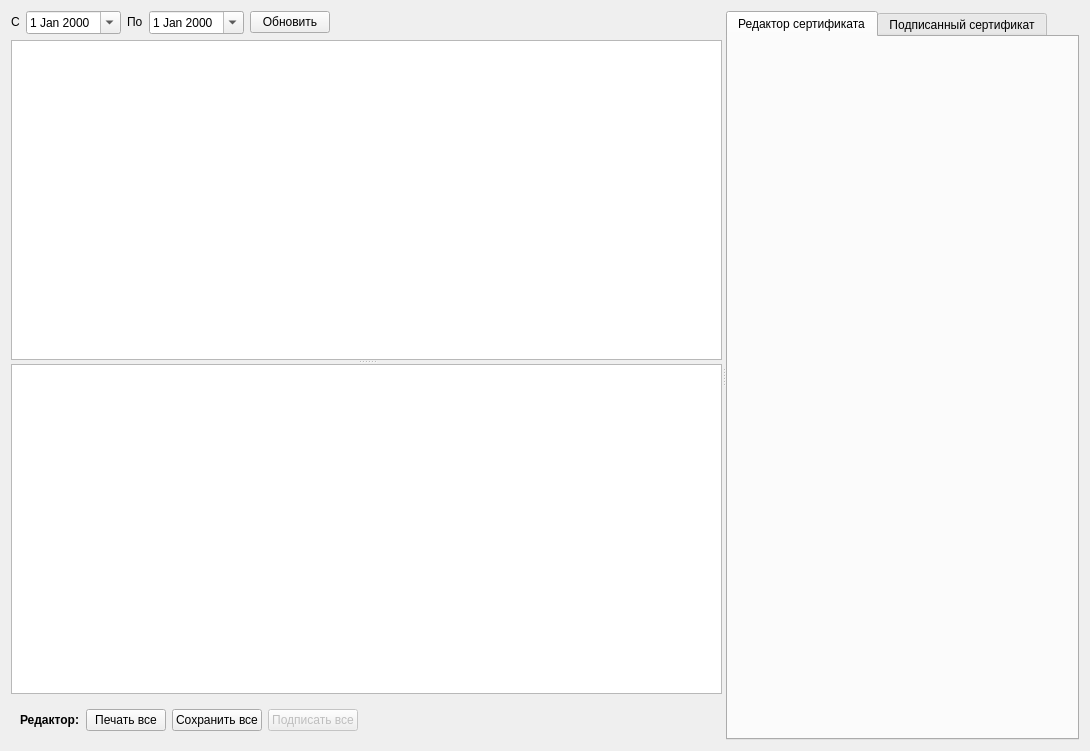
<?xml version="1.0" encoding="UTF-8"?>
<ui version="4.0">
 <class>FormShip</class>
 <widget class="QWidget" name="FormShip">
  <property name="geometry">
   <rect>
    <x>0</x>
    <y>0</y>
    <width>1090</width>
    <height>751</height>
   </rect>
  </property>
  <property name="windowTitle">
   <string>Form</string>
  </property>
  <layout class="QVBoxLayout" name="verticalLayout_4">
   <item>
    <widget class="QSplitter" name="splitterVert">
     <property name="orientation">
      <enum>Qt::Horizontal</enum>
     </property>
     <widget class="QSplitter" name="splitter">
      <property name="orientation">
       <enum>Qt::Vertical</enum>
      </property>
      <widget class="QWidget" name="layoutWidget">
       <layout class="QVBoxLayout" name="verticalLayout">
        <item>
         <layout class="QHBoxLayout" name="horizontalLayout">
          <item>
           <widget class="QLabel" name="label">
            <property name="sizePolicy">
             <sizepolicy hsizetype="Preferred" vsizetype="Maximum">
              <horstretch>0</horstretch>
              <verstretch>0</verstretch>
             </sizepolicy>
            </property>
            <property name="text">
             <string>C</string>
            </property>
           </widget>
          </item>
          <item>
           <widget class="DbDateEdit" name="dateEditBeg">
            <property name="calendarPopup">
             <bool>true</bool>
            </property>
           </widget>
          </item>
          <item>
           <widget class="QLabel" name="label_2">
            <property name="sizePolicy">
             <sizepolicy hsizetype="Preferred" vsizetype="Maximum">
              <horstretch>0</horstretch>
              <verstretch>0</verstretch>
             </sizepolicy>
            </property>
            <property name="text">
             <string>По</string>
            </property>
           </widget>
          </item>
          <item>
           <widget class="DbDateEdit" name="dateEditEnd">
            <property name="calendarPopup">
             <bool>true</bool>
            </property>
           </widget>
          </item>
          <item>
           <widget class="QPushButton" name="cmdUpd">
            <property name="text">
             <string>Обновить</string>
            </property>
           </widget>
          </item>
          <item>
           <spacer name="horizontalSpacer_3">
            <property name="orientation">
             <enum>Qt::Horizontal</enum>
            </property>
            <property name="sizeHint" stdset="0">
             <size>
              <width>0</width>
              <height>0</height>
             </size>
            </property>
           </spacer>
          </item>
         </layout>
        </item>
        <item>
         <widget class="QTableView" name="tableViewShip">
          <property name="selectionMode">
           <enum>QAbstractItemView::SingleSelection</enum>
          </property>
          <property name="selectionBehavior">
           <enum>QAbstractItemView::SelectRows</enum>
          </property>
         </widget>
        </item>
       </layout>
      </widget>
      <widget class="QWidget" name="layoutWidget">
       <layout class="QVBoxLayout" name="verticalLayout_2">
        <item>
         <widget class="QTableView" name="tableViewShipData">
          <property name="sizePolicy">
           <sizepolicy hsizetype="Expanding" vsizetype="Expanding">
            <horstretch>0</horstretch>
            <verstretch>0</verstretch>
           </sizepolicy>
          </property>
          <property name="selectionMode">
           <enum>QAbstractItemView::SingleSelection</enum>
          </property>
          <property name="selectionBehavior">
           <enum>QAbstractItemView::SelectRows</enum>
          </property>
         </widget>
        </item>
        <item>
         <widget class="QStackedWidget" name="stackedWidget">
          <property name="sizePolicy">
           <sizepolicy hsizetype="Preferred" vsizetype="Maximum">
            <horstretch>0</horstretch>
            <verstretch>0</verstretch>
           </sizepolicy>
          </property>
          <property name="currentIndex">
           <number>0</number>
          </property>
          <widget class="QWidget" name="page_1">
           <layout class="QVBoxLayout" name="verticalLayout_5">
            <item>
             <layout class="QHBoxLayout" name="horizontalLayout_2">
              <item>
               <widget class="QLabel" name="label_3">
                <property name="font">
                 <font>
                  <bold>true</bold>
                 </font>
                </property>
                <property name="text">
                 <string>Редактор:</string>
                </property>
                <property name="wordWrap">
                 <bool>false</bool>
                </property>
               </widget>
              </item>
              <item>
               <widget class="QPushButton" name="cmdPrintAll">
                <property name="text">
                 <string>Печать все</string>
                </property>
               </widget>
              </item>
              <item>
               <widget class="QPushButton" name="cmdSaveAll">
                <property name="text">
                 <string>Сохранить все</string>
                </property>
               </widget>
              </item>
              <item>
               <widget class="QPushButton" name="cmdDsAll">
                <property name="enabled">
                 <bool>false</bool>
                </property>
                <property name="text">
                 <string>Подписать все</string>
                </property>
               </widget>
              </item>
              <item>
               <spacer name="horizontalSpacer">
                <property name="orientation">
                 <enum>Qt::Horizontal</enum>
                </property>
                <property name="sizeHint" stdset="0">
                 <size>
                  <width>40</width>
                  <height>20</height>
                 </size>
                </property>
               </spacer>
              </item>
             </layout>
            </item>
           </layout>
          </widget>
          <widget class="QWidget" name="page_2">
           <layout class="QVBoxLayout" name="verticalLayout_6">
            <item>
             <layout class="QHBoxLayout" name="horizontalLayout_4">
              <item>
               <widget class="QLabel" name="label_4">
                <property name="font">
                 <font>
                  <bold>true</bold>
                 </font>
                </property>
                <property name="text">
                 <string>Подписанные сертификаты:</string>
                </property>
               </widget>
              </item>
              <item>
               <widget class="QPushButton" name="pushButtonPrintDsAll">
                <property name="text">
                 <string>Печать все</string>
                </property>
               </widget>
              </item>
              <item>
               <widget class="QPushButton" name="pushButtonSaveDsAll">
                <property name="text">
                 <string>Сохранить все</string>
                </property>
               </widget>
              </item>
              <item>
               <spacer name="horizontalSpacer_2">
                <property name="orientation">
                 <enum>Qt::Horizontal</enum>
                </property>
                <property name="sizeHint" stdset="0">
                 <size>
                  <width>40</width>
                  <height>20</height>
                 </size>
                </property>
               </spacer>
              </item>
             </layout>
            </item>
           </layout>
          </widget>
         </widget>
        </item>
       </layout>
      </widget>
     </widget>
     <widget class="QTabWidget" name="tabWidget">
      <property name="currentIndex">
       <number>0</number>
      </property>
      <widget class="QWidget" name="tab_1">
       <attribute name="title">
        <string>Редактор сертификата</string>
       </attribute>
       <layout class="QHBoxLayout" name="horizontalLayout_3"/>
      </widget>
      <widget class="QWidget" name="tab_2">
       <attribute name="title">
        <string>Подписанный сертификат</string>
       </attribute>
       <layout class="QVBoxLayout" name="verticalLayout_3"/>
      </widget>
     </widget>
    </widget>
   </item>
  </layout>
 </widget>
 <customwidgets>
  <customwidget>
   <class>DbDateEdit</class>
   <extends>QDateEdit</extends>
   <header>db/dbdateedit.h</header>
  </customwidget>
 </customwidgets>
 <resources/>
 <connections/>
</ui>
